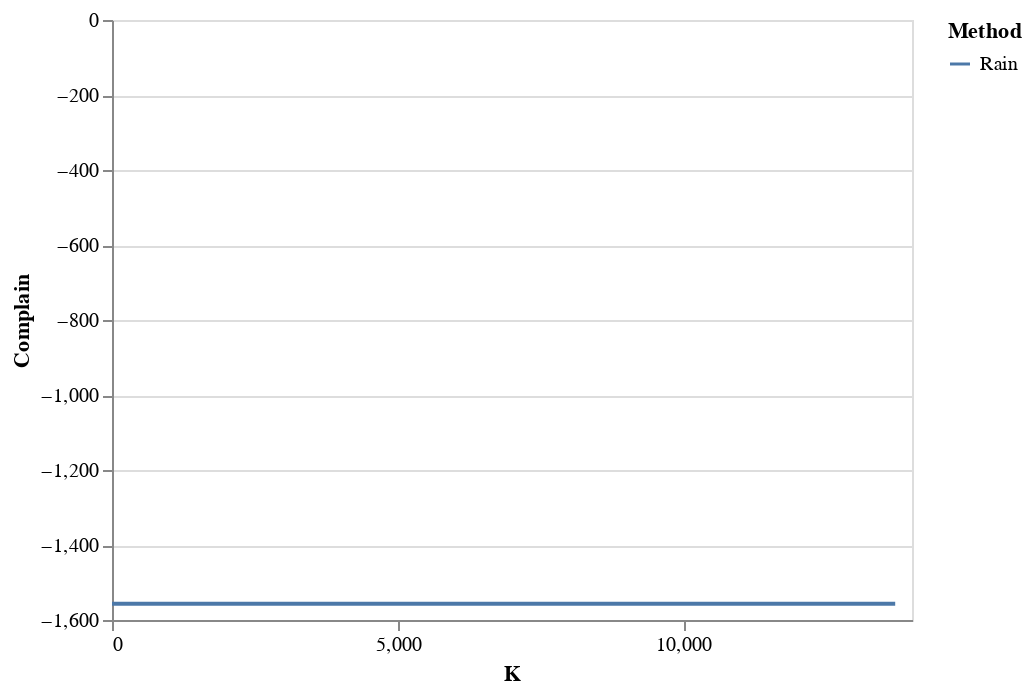

Source (notebook cell):
### Code cell
manager_test = ModelManagerTest(proc.x_a_train, proc.x_b_train, proc.y_corr, LinearCombTest(1), 256)
manager_test.model.set_weights(manager_test0.model.get_weights())
manager_test.delta = tf.Variable(manager_test0.delta.value(), name="delta")
ranker = InfluenceRanker(manager=manager_test, on=proc.test_complain)
fixer = AutoFixer(manager_test, proc.corrsel, K)

AQs = []
weighted_f1 = []
rank_list = []
rank_time_rain = 0
model_time_rain = 0
AQ = proc.test_complain(manager_test).AQ
# f1 = f1_score(proc.y_test.numpy(), manager.model.predict(proc.x_test).numpy(), average='weighted')
f1 = f1_score(proc.y_query.numpy(), manager_test.model.predict(proc.x_a_query, proc.x_b_query).numpy(), average='weighted')
AQs.append(float(AQ))
weighted_f1.append(f1)

step_size = 13706
rain_k = int(np.ceil(K / step_size))
for k in trange(0, rain_k):
    nfix = min(step_size, K - step_size * k)
    assert nfix > 0

    start = time.time()
    rank = rank_fix(ranker, fixer, nfix)
    middle = time.time()
#     manager_test.fit(max_iter=5000, tol=1e-8, lr=0.1, print_value=True)
    end = time.time()
    
    rank_list.append(rank.numpy())
    rank_time_rain += middle - start
    model_time_rain += end - middle

    AQ = proc.test_complain(manager_test).AQ
#     f1 = f1_score(proc.y_test.numpy(), manager.model.predict(proc.x_test).numpy(), average='weighted')
    f1 = f1_score(proc.y_query.numpy(), manager_test.model.predict(proc.x_a_query, proc.x_b_query).numpy(), average='weighted')
    AQs.append(float(AQ))
    weighted_f1.append(f1)

print("Rank_time:", rank_time_rain)
print("Model_time:", model_time_rain)
AC = proc.test_complain(manager_test).AC

df_rain_test = pd.DataFrame({
    "Complain": np.array(AQs) - AC,
    "F1": np.array(weighted_f1),
    "K": list(range(0, K, step_size)) + [K],
    "Method": np.repeat("Rain", len(AQs)),
})
alt.Chart(pd.concat([df_rain_test])).mark_line().encode(
    alt.X('K:Q', axis=alt.Axis(tickCount=df_rain_test.shape[0], grid=False)),
    alt.Y("Complain:Q"),
    color = "Method"
)

### Figure 1 — Vega-Lite specification as saved in the notebook (floating-point values rounded to 4 significant figures)
{"config": {"view": {"continuousWidth": 400, "continuousHeight": 300}}, "data": {"name": "data-ee231ff0a3adee34fb277e547fe4d45f"}, "mark": "line", "encoding": {"color": {"type": "nominal", "field": "Method"}, "x": {"type": "quantitative", "axis": {"grid": false, "tickCount": 2}, "field": "K"}, "y": {"type": "quantitative", "field": "Complain"}}, "$schema": "https://vega.github.io/schema/vega-lite/v4.8.1.json", "datasets": {"data-ee231ff0a3adee34fb277e547fe4d45f": [{"Complain": -1557.0, "F1": 0.5919, "K": 0, "Method": "Rain"}, {"Complain": -1557.0, "F1": 0.5919, "K": 13706, "Method": "Rain"}]}}
